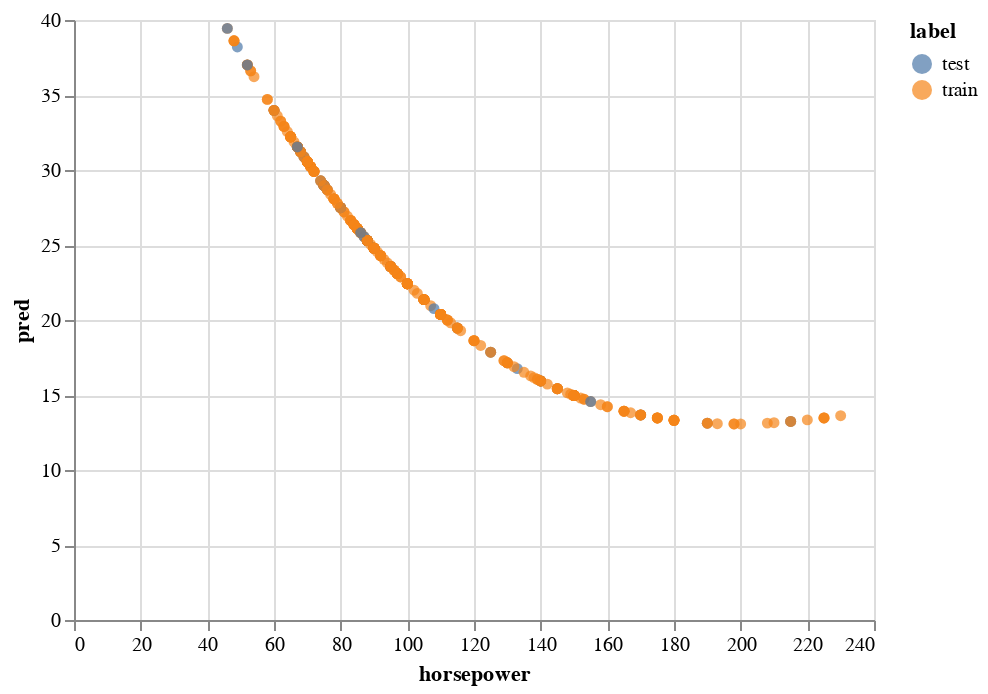

The notebook cell saved with this chart:
### Code cell
# Create the Altair chart using the predictions
alt.Chart(df).mark_circle().encode(
    x = 'horsepower',
    y = 'pred',
    color = 'label:N'

)

### Figure 1 — Vega-Lite specification as saved in the notebook (floating-point values rounded to 4 significant figures; data arrays with more than 128 entries replaced by an {"elided": "..."} marker saying what was removed)
{"config": {"view": {"continuousWidth": 400, "continuousHeight": 300}}, "data": {"name": "data-0dcc846bf482208cb3d52d8349587ef8"}, "mark": "circle", "encoding": {"color": {"field": "label", "type": "nominal"}, "x": {"field": "horsepower", "type": "quantitative"}, "y": {"field": "pred", "type": "quantitative"}}, "$schema": "https://vega.github.io/schema/vega-lite/v4.17.0.json", "datasets": {"data-0dcc846bf482208cb3d52d8349587ef8": {"elided": "392 records"}}}
